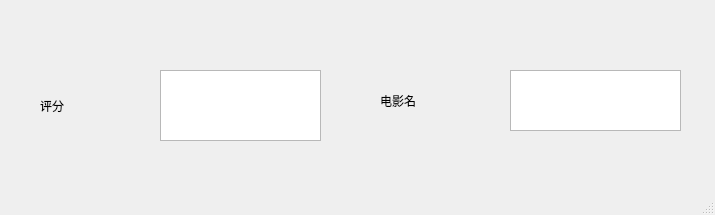
<?xml version="1.0" encoding="UTF-8"?>
<ui version="4.0">
 <class>filminfo</class>
 <widget class="QMainWindow" name="filminfo">
  <property name="geometry">
   <rect>
    <x>0</x>
    <y>0</y>
    <width>715</width>
    <height>215</height>
   </rect>
  </property>
  <property name="windowTitle">
   <string>MainWindow</string>
  </property>
  <widget class="QWidget" name="centralwidget">
   <widget class="QTextBrowser" name="rating_textBrowser">
    <property name="geometry">
     <rect>
      <x>160</x>
      <y>70</y>
      <width>161</width>
      <height>71</height>
     </rect>
    </property>
   </widget>
   <widget class="QLabel" name="rating_label">
    <property name="geometry">
     <rect>
      <x>40</x>
      <y>80</y>
      <width>81</width>
      <height>51</height>
     </rect>
    </property>
    <property name="text">
     <string>评分</string>
    </property>
   </widget>
   <widget class="QLabel" name="name_label_2">
    <property name="geometry">
     <rect>
      <x>380</x>
      <y>80</y>
      <width>91</width>
      <height>41</height>
     </rect>
    </property>
    <property name="text">
     <string>电影名</string>
    </property>
   </widget>
   <widget class="QTextBrowser" name="name_textBrowser_2">
    <property name="geometry">
     <rect>
      <x>510</x>
      <y>70</y>
      <width>171</width>
      <height>61</height>
     </rect>
    </property>
   </widget>
  </widget>
  <widget class="QMenuBar" name="menubar">
   <property name="geometry">
    <rect>
     <x>0</x>
     <y>0</y>
     <width>715</width>
     <height>26</height>
    </rect>
   </property>
  </widget>
  <widget class="QStatusBar" name="statusbar"/>
 </widget>
 <resources/>
 <connections/>
</ui>
